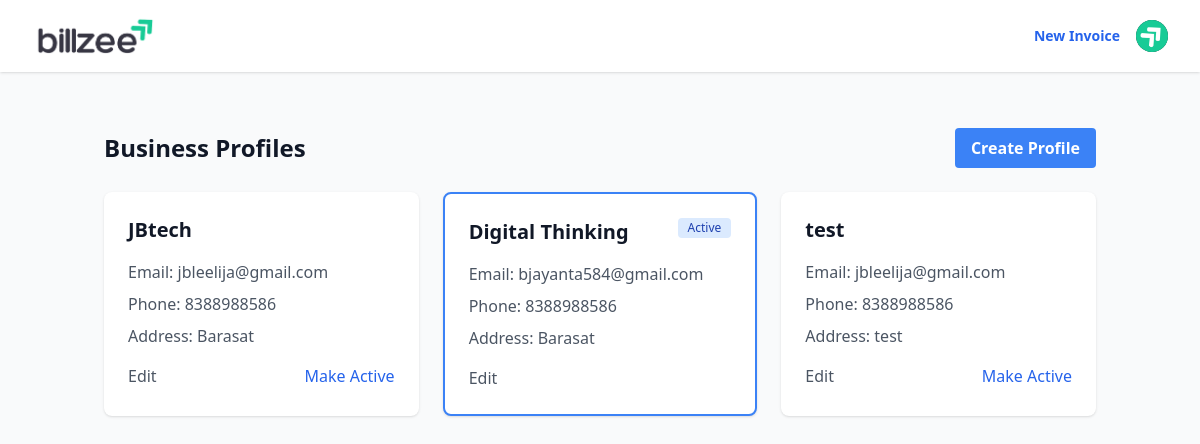
The app's page /users/profiles/ (signed in), older data.
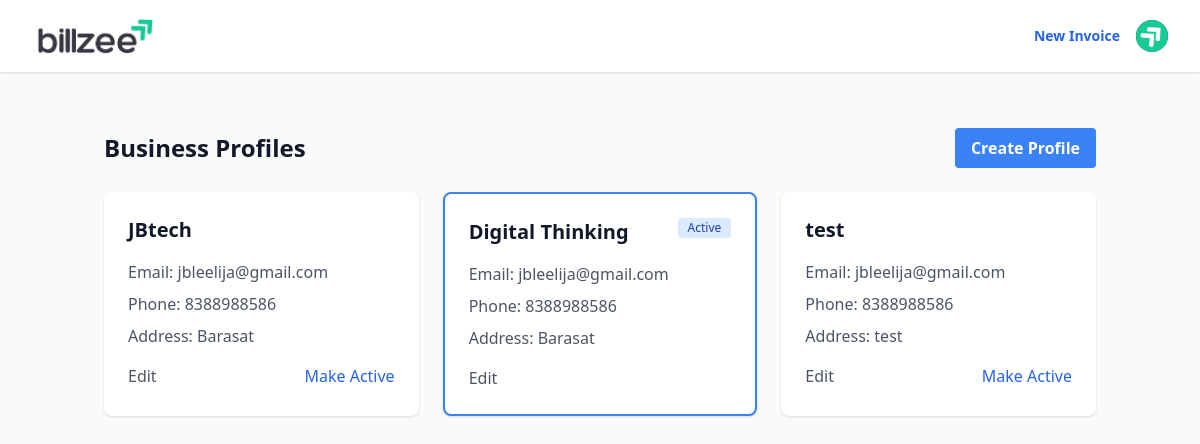
The same page, newer data.
### users/models.py (models this page shows, shortened)
class Profile(models.Model):
    user = models.ForeignKey(CustomUser, on_delete=models.CASCADE, related_name='profiles')
    is_active = models.BooleanField(default=False)
    company_name = models.CharField(max_length=100)
    company_email = models.EmailField()
    password = models.CharField(max_length=128, default='')
    phone_number = models.CharField(max_length=20)
    address = models.TextField()
    created_at = models.DateTimeField(auto_now_add=True)
    updated_at = models.DateTimeField(auto_now=True)
    class Meta:
        constraints = [
            models.UniqueConstraint(
                fields=['user', 'is_active'],
                condition=models.Q(is_active=True),
                name='unique_active_profile'
            )
        ]

### users/views.py (the view)
# urls.py: path('profiles/', views.profile_list, name='profile_list'),
@login_required
def profile_list(request):
    profiles = Profile.objects.filter(user=request.user)
    return render(request, 'users/profile_list.html', {
        'profiles': profiles,
        'title': 'Business Profiles'
    })

### users/templates/users/profile_list.html (shortened to what this page needs)
{% extends 'base.html' %}
{% block content %}
<div class="container mx-auto px-4 py-8">
    <div class="flex justify-between items-center mb-6">
        <h1 class="text-2xl font-bold text-gray-900">Business Profiles</h1>
        <a href="{% url 'users:profile_create' %}" class="bg-blue-500 hover:bg-blue-600 text-white font-semibold py-2 px-4 rounded">
            Create Profile
        </a>
    </div>
    {% if profiles %}
        <div class="grid gap-6 md:grid-cols-2 lg:grid-cols-3">
            {% for profile in profiles %}
            <div class="bg-white rounded-lg shadow p-6 {% if profile.is_active %}border-2 border-blue-500{% endif %}">
                <div class="flex justify-between items-start mb-4">
                    <h2 class="text-xl font-semibold text-gray-900">{{ profile.company_name }}</h2>
                    {% if profile.is_active %}
                        <span class="bg-blue-100 text-blue-800 text-xs font-medium px-2.5 py-0.5 rounded">Active</span>
                    {% endif %}
                </div>
                <div class="space-y-2 text-gray-600">
                    <p><span class="font-medium">Email:</span> {{ profile.company_email }}</p>
                    <p><span class="font-medium">Phone:</span> {{ profile.phone_number|default:"-" }}</p>
                    <p><span class="font-medium">Address:</span> {{ profile.address|default:"-" }}</p>
                </div>
                <div class="mt-4 flex justify-between">
                    <a href="{% url 'users:profile_edit' profile.pk %}" class="text-gray-600 hover:text-gray-900 font-medium">
                        Edit
                    </a>
                    {% if not profile.is_active %}
                    <form action="{% url 'users:profile_activate' profile.pk %}" method="post" class="inline">
                        <button type="submit" class="text-blue-600 hover:text-blue-800 font-medium">
                            Make Active
                        </button>
                    </form>
                    {% endif %}
                </div>
            </div>
            {% endfor %}
        </div>
    {% endif %}
</div>
{% endblock %}

Row changes from the older to the newer data that the page shows:
changed Profile "Digital Thinking": company_email "bjayanta584@gmail.com" → "jbleelija@gmail.com"
